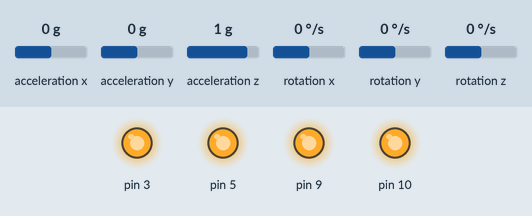
Simulated run of this sketch. Board: Arduino Uno, built with avr-gcc and run on an emulated ATmega328P. Shown: output pins drawn as LEDs (lit = HIGH). The inputs (shaded band) are chosen by the test bench; at power-on: acceleration x 0 g, acceleration y 0 g, acceleration z 1 g, rotation x 0 °/s, rotation y 0 °/s, rotation z 0 °/s.

Above: at 0.1 s.
At 117.3 s:
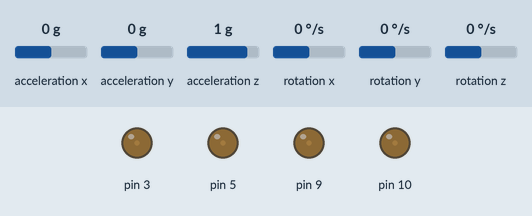
Timing chart, 0 to 118.8 s (numbered marks = the images above):
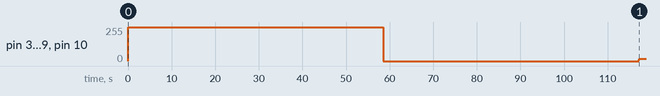

Measured:
- by itself, pin 3, pin 5, pin 9, pin 10: 255/255 → 0/255 at 58.6 s, → 4/255 58.6 s later, → 18/255 0.10 s later

The sketch:

SelfieDrone.ino
```cpp
#include <SoftwareSerial.h>
#include <math.h>
#include "Wire.h"

// I2Cdev and MPU6050 must be installed as libraries, or else the .cpp/.h files
// for both classes must be in the include path of your project
#include "I2Cdev.h"
#include "MPU6050.h"

SoftwareSerial bluetooth(0,1);    // RX : Digital Pin 0, TX : Digital Pin 1

MPU6050 accelgyro;
double dt = 0.043, dt2;
int g_duty;
char rx;
int16_t ax, ay, az;
int16_t gx_r, gy_r, gz_r;
double gx, gy, gz;
double gx_s, gy_s;
int32_t mx, my, mz;
int32_t gx_c, gy_c, gz_c;
double a_roll, a_pitch;
double roll, pitch, yaw;
double roll_std, pitch_std;
double roll_err, pitch_err;

void trimAngle()
{
  double roll_sum = 0, pitch_sum = 0;
  double roll_ave, pitch_ave;
  for (int i = 0; i < 10; i++)
  {
    accelgyro.getMotion6(&ax, &ay, &az, &gx_r, &gy_r, &gz_r);
    a_roll = atan2(ay, sqrt(pow(ax, 2) + pow(az, 2))) * 180 / 3.141592;
    a_pitch = -atan2(ax, sqrt(pow(ay, 2) + pow(az, 2))) * 180 / 3.141592;

    roll_sum += a_roll;
    pitch_sum += a_pitch;
  }
  roll_ave = roll_sum / 10;
  pitch_ave = pitch_sum / 10;
  roll_std = roll_ave;
  pitch_std = pitch_ave;
}
void initBluetooth()
{
  bluetooth.begin(115200);
  bluetooth.write("handshake");
}

char getCommand()
{

  if(bluetooth.available()>0)
  {
    return bluetooth.read();
  }
  else
    return -1;
}

void setup() {
  // put your setup code here, to run once:

  pinMode(3, OUTPUT);
  pinMode(5, OUTPUT);
  pinMode(9, OUTPUT);
  pinMode(10, OUTPUT);
  InitMotor();
  InitI2C();
  SetUpMotor();

  initBluetooth();

  SetPin3_Duty(0);//min = 2, max = 135
  SetPin5_Duty(0);//min = 2, max = 135
  SetPin9_Duty(0);//min = 2, max = 135
  SetPin10_Duty(0);//min = 2, max = 135
//  Serial.begin(9600);
  accelgyro.getMotion6(&ax, &ay, &az, &gx_r, &gy_r, &gz_r);
  accelgyro.getMotion6(&ax, &ay, &az, &gx_r, &gy_r, &gz_r);
  accelgyro.getMotion6(&ax, &ay, &az, &gx_r, &gy_r, &gz_r);
  for(int i = 0; i < 10; i++)
  {
    accelgyro.getMotion6(&ax, &ay, &az, &gx_r, &gy_r, &gz_r);
    gx_c += gx_r;
    gy_c += gy_r;
    gz_c += gz_r;
  }
  gx_c /= 10;
  gy_c /= 10;
  gz_c /= 10;
  trimAngle();
}

void loop() {
  static double r_p, r_i, r_d, r_p_g, r_i_g, r_d_g, p_p, p_i, p_d, p_p_g, p_i_g, p_d_g;
  static unsigned int throttle = 10;
  rx = getCommand();


  // these methods (and a few others) are also available
  accelgyro.getMotion6(&ax, &ay, &az, &gx_r, &gy_r, &gz_r);
  a_roll = atan2(ay, sqrt(pow(ax, 2) + pow(az, 2))) * 180 / 3.141592;
  a_pitch = -atan2(ax, sqrt(pow(ay, 2) + pow(az, 2))) * 180 / 3.141592;
  gx = (double)(gx_r - gx_c) / (double)131;
  gy = (double)(gy_r - gy_c) / (double)131;
  gz = (double)(gz_r - gz_c) / (double)131;

  gx_s += gx * dt;
  gy_s += gy * dt;
  roll = 0.95 * (roll + gx * dt) + 0.05 * a_roll;
  pitch = 0.95 * (pitch + gy * dt) + 0.05 * a_pitch;
  roll_err = roll - roll_std;
  pitch_err = pitch - pitch_std;
  r_p = roll_err * r_p_g;
  r_i += roll_err * dt * r_i_g;
  r_d = gx * r_d_g;
  p_p = pitch_err * p_p_g;
  p_i += pitch_err * dt * p_i_g;
  p_d = gy * p_d_g;

/*  07/14 roll, Kp = 0.40, Ki = 0.06, Kd = 1.0  */
/*  07/15 roll, Kp = 0.35, Ki = 0.08, Kd = 1.3  */
  SetPin3_Duty(throttle + r_p + r_i + r_d);
  SetPin5_Duty(throttle - r_p - r_i - r_d);
/*  07/15 pitch Kp = 0.35, Ki = 0.08, Kd = 1.3  */
  SetPin9_Duty(throttle + p_p + p_i + p_d);
  SetPin10_Duty(throttle - p_p - p_i - p_d);


  switch(rx)
  {
    case 'q':
    r_p_g = 0.35;
    p_p_g = 0.35;
    r_i_g = 0.08;
    p_i_g = 0.08;
    r_d_g = 1.3;
    p_d_g = 1.3;
    bluetooth.println("PID on");
    break;

    case 'u':
    throttle++;
    bluetooth.print("throttle : ");
    bluetooth.println(throttle);
    break;

    case 'y':
    throttle--;
    bluetooth.print("throttle : ");
    bluetooth.println(throttle);
    break;

    case 't':
    throttle = 0;
    r_p_g = 0;
    r_i_g = 0;
    r_d_g = 0;
    p_p_g = 0;
    p_i_g = 0;
    p_d_g = 0;
    bluetooth.println("turn off");
    break;

    case 'p':
    p_p_g += 0.1;
    r_p_g += 0.1;
    bluetooth.print("p_p_g : ");
    bluetooth.println(p_p_g);
    break;

    case '0':
    p_p_g += 0.01;
    r_p_g += 0.01;
    bluetooth.print("p_p_g : ");
    bluetooth.println(p_p_g);
    break;

    case 'l':
    p_p_g -= 0.1;
    r_p_g -= 0.1;
    bluetooth.print("p_p_g : ");
    bluetooth.println(p_p_g);
    break;

    case '9':
    p_p_g -= 0.01;
    r_p_g -= 0.01;
    bluetooth.print("p_p_g : ");
    bluetooth.println(p_p_g);
    break;

    case 'i':
    p_i_g += 0.1;
    r_i_g += 0.1;
    bluetooth.print("p_i_g : ");
    bluetooth.println(p_i_g);
    break;

    case '8':
    p_i_g += 0.01;
    r_i_g += 0.01;
    bluetooth.print("p_i_g : ");
    bluetooth.println(p_i_g);
    break;

    case 'k':
    p_i_g -= 0.1;
    r_i_g -= 0.1;
    bluetooth.print("p_i_g : ");
    bluetooth.println(p_i_g);
    break;

    case '7':
    p_i_g -= 0.01;
    r_i_g -= 0.01;
    bluetooth.print("p_i_g : ");
    bluetooth.println(p_i_g);
    break;

    case 'd':
    p_d_g += 0.1;
    r_d_g += 0.1;
    bluetooth.print("p_d_g : ");
    bluetooth.println(p_d_g);
    break;

    case 'e':
    p_d_g += 0.01;
    r_d_g += 0.01;
    bluetooth.print("p_d_g : ");
    bluetooth.println(p_d_g);
    break;

    case 'c':
    p_d_g -= 0.1;
    r_d_g -= 0.1;
    bluetooth.print("p_d_g : ");
    bluetooth.println(p_d_g);
    break;

    case 'w':
    p_d_g -= 0.01;
    r_d_g -= 0.01;
    bluetooth.print("p_d_g : ");
    bluetooth.println(p_d_g);
    break;

    case 'a':
    bluetooth.print("roll_err : ");
    bluetooth.print(roll_err);
    bluetooth.print("\tpitch_err : ");
    bluetooth.print(pitch_err);
  }
}
```

GY-86.ino
```cpp
// I2C device class (I2Cdev) demonstration Arduino sketch for MPU6050 class
// 10/7/2011 by Jeff Rowberg <jeff@rowberg.net>
// Updates should (hopefully) always be available at https://github.com/jrowberg/i2cdevlib
//
// Changelog:
//     2011-10-07 - initial release

/* ============================================
I2Cdev device library code is placed under the MIT license
Copyright (c) 2011 Jeff Rowberg

Permission is hereby granted, free of charge, to any person obtaining a copy
of this software and associated documentation files (the "Software"), to deal
in the Software without restriction, including without limitation the rights
to use, copy, modify, merge, publish, distribute, sublicense, and/or sell
copies of the Software, and to permit persons to whom the Software is
furnished to do so, subject to the following conditions:

The above copyright notice and this permission notice shall be included in
all copies or substantial portions of the Software.

THE SOFTWARE IS PROVIDED "AS IS", WITHOUT WARRANTY OF ANY KIND, EXPRESS OR
IMPLIED, INCLUDING BUT NOT LIMITED TO THE WARRANTIES OF MERCHANTABILITY,
FITNESS FOR A PARTICULAR PURPOSE AND NONINFRINGEMENT. IN NO EVENT SHALL THE
AUTHORS OR COPYRIGHT HOLDERS BE LIABLE FOR ANY CLAIM, DAMAGES OR OTHER
LIABILITY, WHETHER IN AN ACTION OF CONTRACT, TORT OR OTHERWISE, ARISING FROM,
OUT OF OR IN CONNECTION WITH THE SOFTWARE OR THE USE OR OTHER DEALINGS IN
THE SOFTWARE.
===============================================
*/

// Arduino Wire library is required if I2Cdev I2CDEV_ARDUINO_WIRE implementation
// is used in I2Cdev.h


// class default I2C address is 0x68
// specific I2C addresses may be passed as a parameter here
// AD0 low = 0x68 (default for InvenSense evaluation board)
// AD0 high = 0x69
void InitI2C() {
    // join I2C bus (I2Cdev library doesn't do this automatically)
    Wire.begin();

    // initialize device
    accelgyro.initialize();

    // verify connection
    accelgyro.testConnection();
}

//void GetAngle() {
//    // read raw accel/gyro measurements from device
//    accelgyro.getMotion6(&ax, &ay, &az, &gx, &gy, &gz);
//
//    // these methods (and a few others) are also available
//    //accelgyro.getAcceleration(&ax, &ay, &az);
//    //accelgyro.getRotation(&gx, &gy, &gz);
//    roll = atan2(ay, sqrt(pow(ax, 2) + pow(az, 2))) * 180 / 3.141592;
//    pitch = -atan2(ax, sqrt(pow(ay, 2) + pow(az, 2))) * 180 / 3.141592;
//    gx = gx / 131;
//    gy = gy / 131;
//    gz = gz / 131;
//
//    // display tab-separated accel/gyro x/y/z values
//    Serial.print("roll, pitch:\t");
//    Serial.print(roll); Serial.print("\t");
//    Serial.print(pitch); Serial.print("\t");
//    Serial.print(az); Serial.print("\t");
//    Serial.print(gx); Serial.print("\t");
//    Serial.print(gy); Serial.print("\t");
//    Serial.println(gz);
//
//    // blink LED to indicate activity
//    blinkState = !blinkState;
//    digitalWrite(LED_PIN, blinkState);
//}
```

SunnySky.ino
```cpp
/*
 * Init Motor pin 3, 5, 9, 10
*/
void InitMotor()
{
  /*init pin 5 freq at 1khz*/
  TCCR0A = _BV(COM0A1) | _BV(COM0B1) | _BV(WGM01) | _BV(WGM00);
  TCCR0B = _BV(CS01) | _BV(CS00) | _BV(WGM02);
  OCR0A = 249;
  /*init pin 3 freq at 1khz*/
  TCCR2A = _BV(COM2A1) | _BV(COM2B1) | _BV(WGM21) | _BV(WGM20);
  TCCR2B = _BV(CS22) | _BV(WGM22);
  OCR2A = 249;
  /*init pin 9, 10 freq at 1khz*/
  TCCR1A = _BV(COM1A1) | _BV(COM1B1) | _BV(WGM11);
  TCCR1B = _BV(WGM13) | _BV(WGM12) | _BV(CS11) | _BV(CS10);
  ICR1  = 249;
  OCR2B = 249;
  OCR1B = 249;
  OCR1A = 249;
  OCR0B = 249;
  delay(60000);
  OCR2B = 0;
  OCR1B = 0;
  OCR1A = 0;
  OCR0B = 0;
  delay(60000);
}

void SetUpMotor()
{
  /* set frequency pin 5 at 450hz
   * PWM duty controlled by OCR0B register
  */
  TCCR0A = _BV(COM0A1) | _BV(COM0B1) | _BV(WGM01) | _BV(WGM00);
  TCCR0B = _BV(CS02) | _BV(WGM02);
  OCR0A = 138;
  /* set frequency pin 3 at 450hz
   * PWM duty controlled by OCR2B register
  */
  TCCR2A = _BV(COM2A1) | _BV(COM2B1) | _BV(WGM21) | _BV(WGM20);
  TCCR2B = _BV(CS22) | _BV(CS21) | _BV(WGM22);
  OCR2A = 138;
  /* init pin 9, 10 freq at 450hz
   * PWM duty controlled by OCR1A(pin 9), OCR1B(pin 10) register
  */
  TCCR1A = _BV(COM1A1) | _BV(COM1B1) | _BV(WGM11);
  TCCR1B = _BV(WGM13) | _BV(WGM12) | _BV(CS12);
  ICR1  = 138;
}
/*  set min value 0 */
int SetPin3_Duty(double val)
{
  if (val < 2)
  {
    OCR2B = 2;
  }
  else if (val > 135)
  {
    OCR2B = 135;
  }
  else
  {
    OCR2B = val;
  }
  return OCR2B;
}

int SetPin5_Duty(double val)
{
  if (val < 2)
  {
    OCR0B = 2;
  }
  else if (val > 135)
  {
    OCR0B = 135;
  }
  else
  {
    OCR0B = val;
  }
  return OCR0B;
}

int SetPin9_Duty(double val)
{
  if (val < 2)
  {
    OCR1A = 2;
  }
  else if (val > 135)
  {
    OCR1A = 135;
  }
  else
  {
    OCR1A = val;
  }
  return OCR1A;
}

int SetPin10_Duty(double val)
{
  if (val < 2)
  {
    OCR1B = 2;
  }
  else if (val > 135)
  {
    OCR1B = 135;
  }
  else
  {
    OCR1B = val;
  }
  return OCR1B;
}
```
